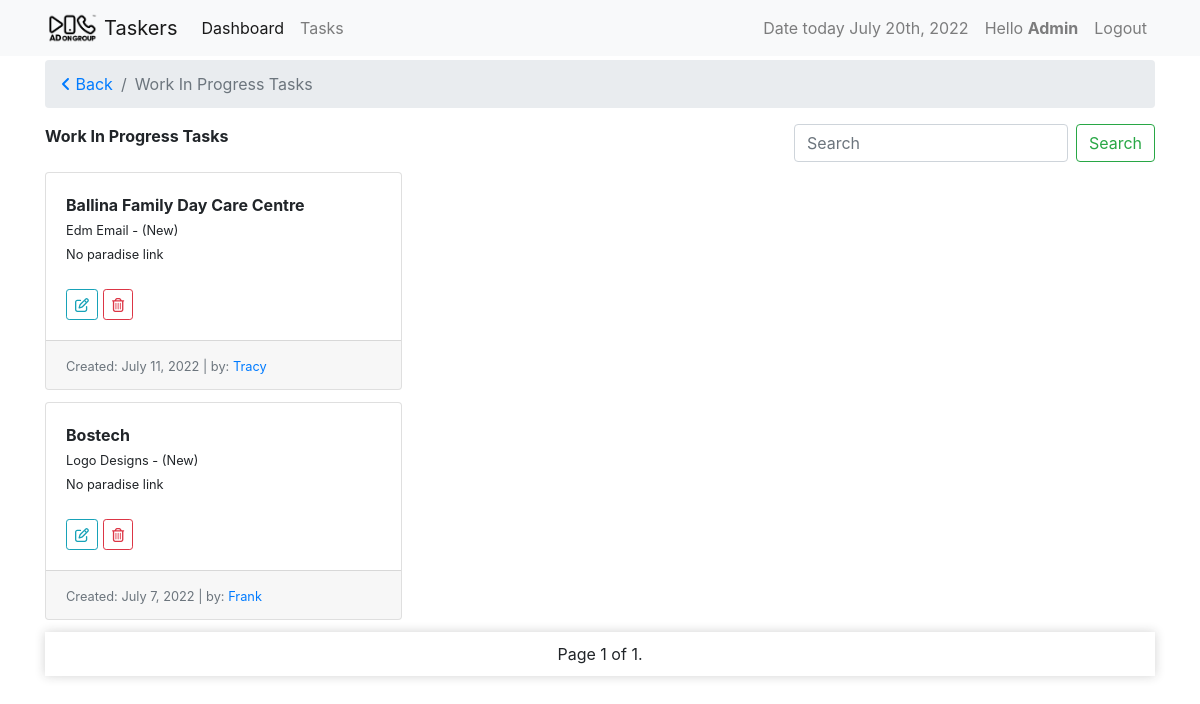
Page /tasks/all-work-in-progress (signed in) on the earlier database version.
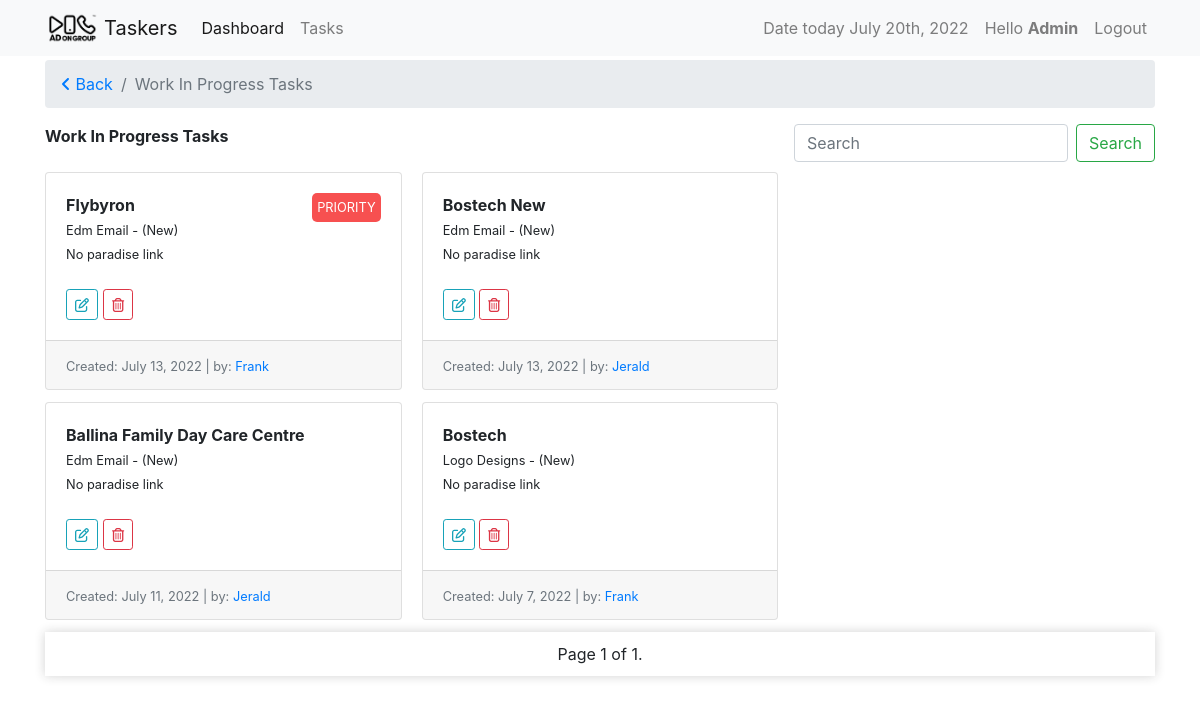
Same page on the later database version.
### tasks/models.py (models this page shows, shortened)
class Task(models.Model):
    slug = models.SlugField(unique=True, null=True, blank=True)
    user = models.ForeignKey(settings.AUTH_USER_MODEL,
                             on_delete=models.CASCADE, verbose_name='designers')
    task_type = models.ForeignKey(
        TaskType, on_delete=models.CASCADE, default=1)
    task_category = models.ForeignKey(
        TaskCategory, on_delete=models.CASCADE, default=1)
    name = models.CharField(max_length=120, verbose_name="Client name")
    paradise_link = models.URLField(
        blank=True, null=True, verbose_name="task link")
    check_list_link = models.URLField(
        max_length=120, verbose_name='check list link', blank=True, null=True)
    is_priority = models.BooleanField(
        default=False, verbose_name="Is Task Priority?", help_text="Checked if task is priority.")
    is_done = models.BooleanField(default=False, verbose_name="Is Task Completed?",
                                  help_text="Note: Checked if you're done.")
    created = models.DateTimeField(auto_now_add=True)
    updated = models.DateTimeField(auto_now=True)
    class Meta:
        ordering = ['-is_priority', 'is_done', '-updated', '-created']

class BaseTime(models.Model):
    created = models.DateTimeField(auto_now_add=True)
    updated = models.DateTimeField(auto_now=True)

class TaskCategory(BaseTime, models.Model):
    name = models.CharField(max_length=120, unique=True)
    task_point = models.FloatField(default=0.0)
    class Meta:
        verbose_name_plural = "Task Categories"
    def __str__(self):
        return self.name

class TaskType(BaseTime, models.Model):
    name = models.CharField(max_length=60)
    task_point = models.FloatField(default=0.0)
    def __str__(self):
        return self.name

### tasks/views.py (the view, shortened to what this page needs)
# urls.py: path('all-work-in-progress', views.AllWIPTaskView.as_view(), name="allwiptasks"),
class AllWIPTaskView(View):
    today = timezone.now()
    yesterday = today - timezone.timedelta(days=1)
    template_name = 'tasks_filter_template.html'
    def get(self, request, *args, **kwargs):
        if request.user.is_superuser or request.user.has_perm('auth.view_user'):
            tasks = Task.objects.filter(is_done=False)
        else:
            tasks = Task.objects.filter(user=request.user).filter(is_done=False)
        query = request.GET.get('q')
        paginator = Paginator(tasks, 12)
        page_number = request.GET.get('page')
        page_obj = paginator.get_page(page_number)
        context = {'tasks': tasks, 'title': 'work in progress tasks', 'page_obj': page_obj,}
        return render(request, self.template_name, context)

### tasks/templates/tasks_filter_template.html (shortened to what this page needs)
{% extends 'base.html' %}
{% load crispy_forms_tags %}
{% block content %}
<nav aria-label="breadcrumb">
    <ol class="breadcrumb">
      <li class="breadcrumb-item"><a href="{{request.META.HTTP_REFERER}}"><i class="fa-solid fa-angle-left"></i> Back</a></li>
      <li class="breadcrumb-item active" aria-current="page">{{ title|title }}</li>
    </ol>
</nav>
{% include 'includes/tasks_filter.html' %}
{% endblock %}

### tasks/templates/includes/tasks_filter.html (shortened to what this page needs)
{% load crispy_forms_tags %}
<div class="row">
    <div class="col-sm-12">
        <div class="mb-4">
            <strong>{{ title|title }}</strong>
            <form class="form-inline my-2 my-lg-0 float-right">
                <input class="form-control mr-sm-2" type="search" placeholder="Search" aria-label="Search" name="q" value="{{ request.GET.q }}">
                <button class="btn btn-outline-success my-2 my-sm-0" type="submit">Search</button>
            </form>
        </div>
        <div class="card-columns">
            {% for task in page_obj %}
            {% if task %}
            <div class="card">
                <div class="card-body">
                    <strong>{{ task.name|title }}</strong>
                    {% if task.is_priority %}
                        <small class="float-right" style="color: white; background-color: hsla(0, 95%, 49%, 0.7); padding: 5px; border-radius: 5px;">
                            PRIORITY
                        </small>
                    {% endif %}
                    <br>
                    <small>
                        {{ task.task_category|title }} - ({{ task.task_type|title }})
                        <br>
                        {% if task.paradise_link %}
                        <a href="{{ task.paradise_link }}">{{ task.paradise_link }}</a>
                        {% else %}
                        No paradise link
                        {% endif %}
                    </small>
                    <br>
                    <br>
                    {% if not task.is_done %}
                        {% if perms.tasks %}
                            {% if perms.tasks.change_task %}
                                <a href="{% url 'taskers:taskdetail' task.slug %}" class="btn btn-outline-info btn-sm"><i class="fa-regular fa-pen-to-square"></i></a>
                            {% endif %}
                            {% if perms.tasks.delete_task %}
                                <a href="{% url 'taskers:taskdelete' task.slug %}" class="btn btn-outline-danger btn-sm"><i class="fa-regular fa-trash-can"></i></a>
                            {% endif %}
                        {% endif %}
                    {% else %}
                        {% if perms.tasks %}
                            {% if perms.tasks.view_task %}
                                <a href="{% url 'taskers:taskdetail' task.slug %}" class="btn btn-outline-success btn-sm"><i class="fa-regular fa-rectangle-list"></i> Details</a>
                            {% endif %}
                        {% endif %}
                    {% endif %}
                </div>
                <div class="card-footer">
                    <small class="text-muted">Created: {{task.created|date}} | by:
                        {% if request.user.is_superuser %}
                        <a href="{% url 'dashboards:userdetails' task.user.username %}">{{ task.user.username|title }}</a>
                        {% else %}
                        {{ task.user.username|title }}
                        {% endif %}
                    </small>
                </div>
            </div>
            {% else %}
                {{ empty }}
            {% endif %}
            {% endfor %}
        </div>
        <div class="mypagination mb-3">
            <span class="step-links">
                <span class="current">
                    Page {{ page_obj.number }} of {{ page_obj.paginator.num_pages }}.
                </span>
            </span>
        </div>
    </div>
</div>

Differences in the rows shown:
added Task: name "Flybyron", is_priority "PRIORITY", task_category "Edm Email", task_type "New", shows "No paradise link", is_done False (drawn), created "July 13, 2022", user.username "Frank"
changed Task "Ballina Family Day Care Centre": user.username "Tracy" → "Jerald"
added Task: name "Bostech New", task_category "Edm Email", task_type "New", shows "No paradise link", is_done False (drawn), created "July 13, 2022", user.username "Jerald"
